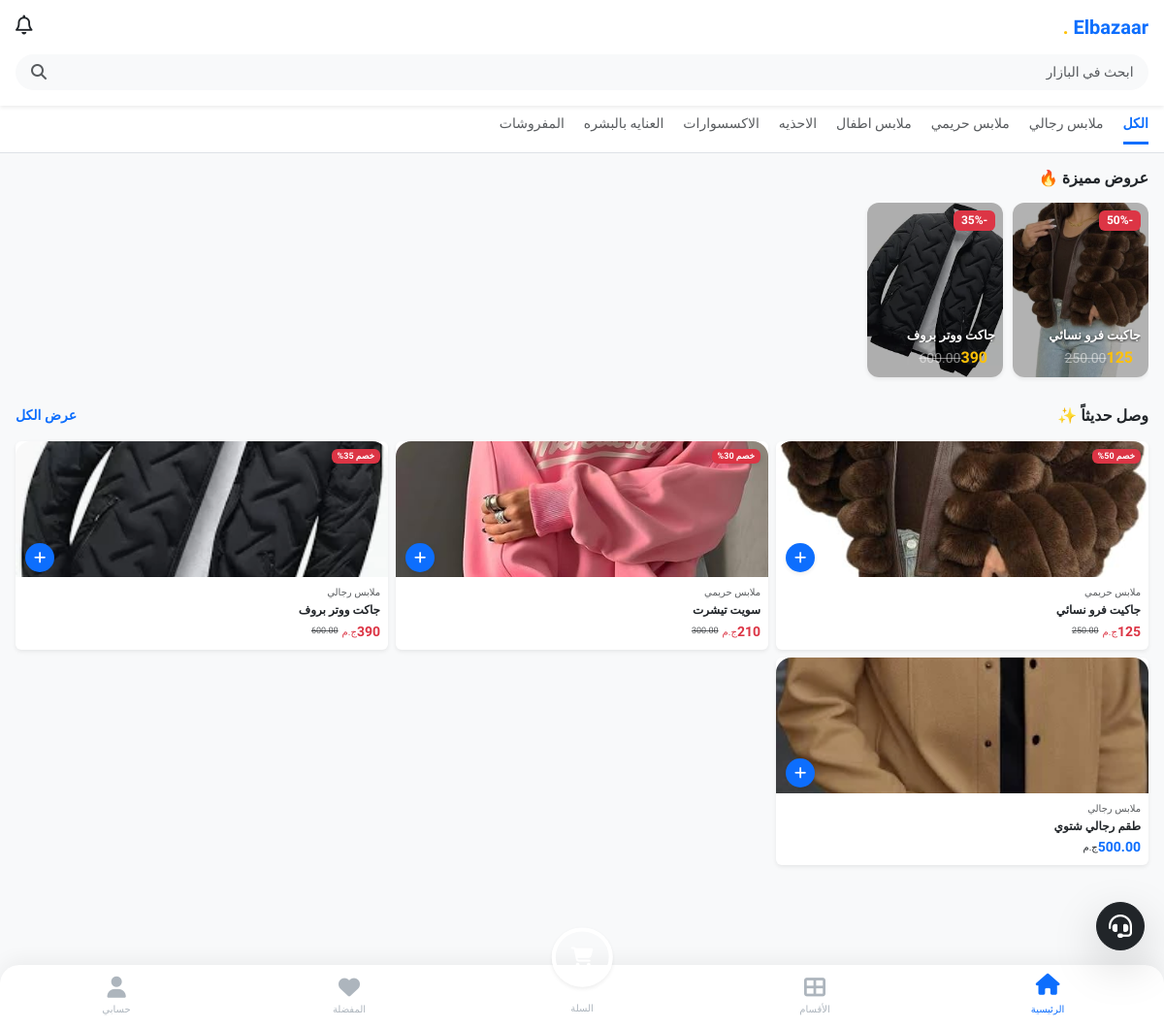
The page / on the database its author committed.
### store/models.py (models this page shows, shortened)
class Category(models.Model):
    name = models.CharField(max_length=100, verbose_name="اسم القسم")
    image = models.ImageField(upload_to='categories/', verbose_name="صورة القسم", blank=True, null=True)
    created_at = models.DateTimeField(auto_now_add=True)
    class Meta:
        verbose_name = "قسم"
        verbose_name_plural = "الأقسام"

class Product(models.Model):
    category = models.ForeignKey(Category, on_delete=models.SET_NULL, null=True, blank=True, related_name='products', verbose_name="القسم")
    merchant = models.ForeignKey(MerchantProfile, on_delete=models.CASCADE, related_name='products')
    name = models.CharField(max_length=200, verbose_name="اسم المنتج")
    description = models.TextField(verbose_name="وصف المنتج")
    base_price = models.DecimalField(max_digits=10, decimal_places=2, verbose_name="السعر الأساسي")
    image = models.ImageField(upload_to='products/', verbose_name="صورة المنتج الرئيسية")
    shipping_fee = models.DecimalField(max_digits=10, decimal_places=2, default=0, verbose_name="مصاريف الشحن")
    is_active = models.BooleanField(default=False, verbose_name="مفعل (موافقة المشرف)")
    created_at = models.DateTimeField(auto_now_add=True)
    commission_pct = models.DecimalField(
        max_digits=5, decimal_places=2, default=10.00,
        verbose_name="نسبة عمولة المنصة (%)"
    )

class Offer(models.Model):
    product = models.OneToOneField(Product, on_delete=models.CASCADE, related_name='active_offer')
    discount_percentage = models.PositiveIntegerField(verbose_name="نسبة الخصم %")
    start_date = models.DateTimeField()
    end_date = models.DateTimeField()
    is_active = models.BooleanField(default=True)
    is_platform_offer = models.BooleanField(default=False, verbose_name="عرض من المنصة (يوجد تعويض)")
    created_at = models.DateTimeField(auto_now_add=True)
    free_shipping = models.BooleanField(default=False, verbose_name="شحن مجاني")
    free_shipping_threshold = models.PositiveIntegerField(default=1, verbose_name="عند شراء X قطع")
    @property
    def discounted_price(self):
        percentage = Decimal(self.discount_percentage)
        factor = Decimal(1) - (percentage / Decimal(100))
        return self.product.base_price * factor

### store/views.py (the view)
# urls.py: path('', views.home, name='home'),
def home(request):
    pending_conf = check_pending_confirmations(request.user)
    if pending_conf:
        return redirect('confirm_delivery_view', order_id=pending_conf.id)
    if request.user.is_authenticated:
        if not request.user.phone_primary:
            return redirect('complete_profile')
    query = request.GET.get('q') # كلمة البحث
    category_id = request.GET.get('category')
    products = Product.objects.filter(
        is_active=True,
        merchant__wallet__balance__gte=F('merchant__minimum_balance_required')
    ).order_by('-created_at')
    if query:
        products = products.filter(
            Q(name__icontains=query) |
            Q(description__icontains=query)
        )
    if category_id:
        products = products.filter(category_id=category_id)
    products = products.order_by('-created_at')
    categories = Category.objects.all()
    offers = Product.objects.filter(
        active_offer__is_active=True,
        active_offer__end_date__gte=timezone.now(),
        is_active=True,
        merchant__wallet__balance__gte=F('merchant__minimum_balance_required') # المنتج نفسه لازم يكون مفعل
    ).order_by('-active_offer__discount_percentage')[:5] # نأخذ أقوى 5 عروض
    unread_count = 0
    if request.user.is_authenticated:
        unread_count = Notification.objects.filter(recipient=request.user, is_read=False).count()
    return render(request, 'store/home.html', {
        'products': products,
        'categories': categories,
        'selected_category': int(category_id) if category_id else None,
        'search_query': query,
        'offers': offers,
        'unread_notifications_count': unread_count # لإبقائها في مربع البحث
    })

### store/context_processors.py (called while the page is built)
def site_settings(request):
    settings = SiteSetting.objects.first()
    return {'site_settings': settings}

### store/views.py (called while the page is built, shortened)
def check_pending_confirmations(user):
    if not user.is_authenticated: return None

### templates/store/home.html (shortened to what this page needs)
{% extends 'base.html' %}
{% block content %}
<div class="bg-white pb-3 pt-3 px-3 shadow-sm sticky-top" style="z-index: 900;">
    <div class="d-flex justify-content-between align-items-center mb-3">
        <div class="d-flex align-items-center">
            <h5 class="m-0 fw-bold" style="color: var(--primary-blue); font-family: 'Tajawal', sans-serif; font-weight: 800;">
                Elbazaar <span class="text-warning">.</span>
            </h5>
        </div>
        <a href="{% url 'notifications' %}" class="text-decoration-none position-relative text-dark">
            <i class="far fa-bell fs-5"></i>
        </a>
    </div>
    <form action="{% url 'home' %}" method="GET" class="position-relative">
        <input type="text" name="q" value="{{ search_query|default:'' }}"
               class="form-control rounded-pill bg-light border-0 py-2 ps-5"
               placeholder=" ابحث في البازار " style="font-size: 14px;">
        <button type="submit" class="btn position-absolute top-50 start-0 translate-middle-y ms-1 border-0">
            <i class="fas fa-search text-muted"></i>
        </button>
    </form>
</div>
<div class="bg-white border-bottom mb-3">
    <div class="d-flex overflow-auto px-3 py-2" style="gap: 20px; white-space: nowrap;">
        <a href="{% url 'home' %}" class="text-decoration-none {% if not selected_category %}fw-bold text-primary border-bottom border-3 border-primary{% else %}text-muted{% endif %} pb-2" style="font-size: 14px;">
            الكل
        </a>
        {% for category in categories %}
        <a href="{% url 'home' %}?category={{ category.id }}"
           class="text-decoration-none {% if selected_category == category.id %}fw-bold text-primary border-bottom border-3 border-primary{% else %}text-muted{% endif %} pb-2"
           style="font-size: 14px;">
            {{ category.name }}
        </a>
        {% endfor %}
    </div>
</div>
<div class="container-fluid px-3">
    {% if offers %}
    <h6 class="fw-bold mb-3 text-dark">عروض مميزة 🔥</h6>
    <div class="d-flex overflow-auto mb-4" style="gap: 10px; padding-bottom: 5px;">
        {% for product in offers %}
        <a href="{% url 'product_detail' product.pk %}" class="text-decoration-none">
            <div class="card border-0 text-white flex-shrink-0 position-relative overflow-hidden shadow-sm"
                 style="width: 140px; height: 180px; border-radius: 12px;">
                {% if product.image %}
                    <img src="{{ product.image.url }}" class="position-absolute w-100 h-100" style="object-fit: cover; filter: brightness(0.7);">
                {% else %}
                    <div class="position-absolute w-100 h-100 bg-secondary"></div>
                {% endif %}
                <div class="card-body p-2 d-flex flex-column position-relative z-1 h-100">
                    <span class="badge bg-danger align-self-start mb-auto">
                        -{{ product.active_offer.discount_percentage }}%
                    </span>
                    <h6 class="fw-bold mb-0 text-white text-truncate" style="font-size: 13px; text-shadow: 0 1px 3px rgba(0,0,0,0.8);">
                        {{ product.name }}
                    </h6>
                    <div class="d-flex align-items-center mt-1">
                        <span class="fw-bold text-warning me-2">{{ product.active_offer.discounted_price|floatformat:0 }}</span>
                        <span class="text-white-50 text-decoration-line-through small">{{ product.base_price }}</span>
                    </div>
                </div>
            </div>
        </a>
        {% endfor %}
    </div>
    {% endif %}
    <div class="d-flex justify-content-between align-items-center mb-3">
        <h6 class="fw-bold m-0 text-dark">وصل حديثاً ✨</h6>
        <a href="#" class="text-decoration-none small text-primary fw-bold">عرض الكل</a>
    </div>
    <div class="row g-2 mb-5">
        {% for product in products %}
        <div class="col-6 col-md-4">
            <a href="{% url 'product_detail' product.pk %}" class="text-decoration-none text-dark">
                <div class="card h-100 position-relative border-0 shadow-sm">
                    {% if product.active_offer and product.active_offer.is_active %}
                        <span class="badge bg-danger position-absolute top-0 end-0 m-2 shadow-sm" style="font-size: 9px;">
                            خصم {{ product.active_offer.discount_percentage }}%
                        </span>
                    {% endif %}
                    <div style="height: 140px; overflow: hidden; border-radius: 16px 16px 0 0; background-color: #fff; display: flex; align-items: center; justify-content: center;">
                        {% if product.image %}
                            <img src="{{ product.image.url }}" class="w-100 h-100" style="object-fit: cover;">
                        {% else %}
                            <i class="fas fa-camera text-muted fa-2x opacity-25"></i>
                        {% endif %}
                    </div>
                    <a href="{% url 'product_detail' product.pk %}"
                       class="btn btn-primary-app rounded-circle position-absolute d-flex align-items-center justify-content-center shadow-sm"
                       style="width: 30px; height: 30px; bottom: 80px; left: 10px; padding: 0;">
                        <i class="fas fa-plus small text-white"></i>
                    </a>
                    <div class="card-body p-2">
                        <span class="text-muted d-block mb-1" style="font-size: 10px;">{{ product.category.name }}</span>
                        <h6 class="card-title text-truncate fw-bold mb-1" style="font-size: 12px;">
                            {{ product.name }}
                        </h6>
                        <div class="d-flex align-items-center">
                            {% if product.active_offer and product.active_offer.is_active %}
                                <span class="text-danger fw-bold" style="font-size: 14px;">{{ product.active_offer.discounted_price|floatformat:0 }}</span>
                                <span class="small ms-1 text-danger" style="font-size: 10px;">ج.م</span>
                                <span class="ms-2 text-muted text-decoration-line-through" style="font-size: 9px;">{{ product.base_price }}</span>
                            {% else %}
                                <span class="text-primary fw-bold" style="font-size: 14px;">{{ product.base_price }}</span>
                                <span class="small ms-1" style="font-size: 10px;">ج.م</span>
                            {% endif %}
                        </div>
                    </div>
                </div>
            </a>
        </div>
        {% endfor %}
    </div>
</div>
{% endblock %}

### templates/base.html (style rules this page uses)
:root { --primary-blue: #0d6efd; --accent-yellow: #ffc107; --bg-light: #f8f9fa; --text-dark: #212529; --white: #ffffff; }
body { padding-bottom: 120px !important; background-color: var(--bg-light); font-family: 'Tajawal', sans-serif; color: var(--text-dark); -webkit-tap-highlight-color: transparent; }
a { text-decoration: none; }
.btn-primary-app { background-color: var(--primary-blue); color: white; border: none; border-radius: 50px; transition: 0.2s; }

### rows shown on the page
Category: name "ملابس رجالي"
Category: name "ملابس حريمي"
Category: name "ملابس اطفال"
Category: name "الاحذيه"
Category: name "الاكسسوارات"
Category: name "العنايه بالبشره"
Category: name "المفروشات"
Product: image (picture), active_offer.discount_percentage "50", name "جاكيت فرو نسائي", active_offer.discounted_price "125", base_price "250.00", category.name "ملابس حريمي"
Product: image (picture), active_offer.discount_percentage "35", name "جاكت ووتر بروف", active_offer.discounted_price "390", base_price "600.00", category.name "ملابس رجالي"
Product: active_offer.discount_percentage "30", image (picture), category.name "ملابس حريمي", name "سويت تيشرت", active_offer.discounted_price "210", base_price "300.00"
Product: image (picture), category.name "ملابس رجالي", name "طقم رجالي شتوي", base_price "500.00"
